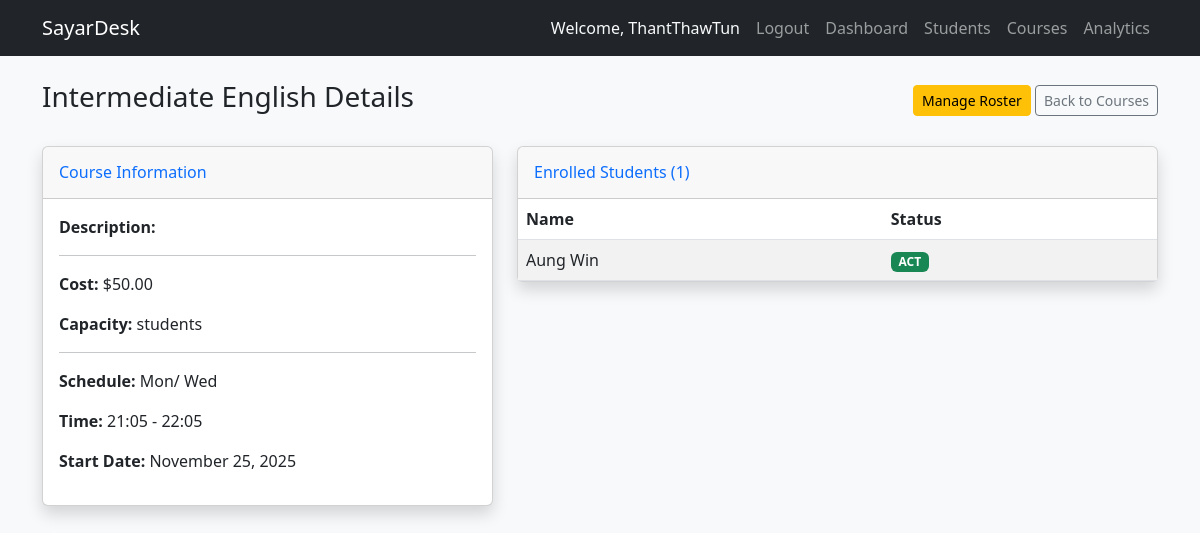
/courses/4/ (signed in), run on the app's committed database.
### dashboard/models.py (models this page shows, shortened)
class Course(models.Model):
    user = models.ForeignKey(User, on_delete=models.CASCADE)
    name = models.CharField(max_length=200)
    course_code = models.CharField(max_length=20, blank=True, null=True)
    cost = models.DecimalField(max_digits=10, decimal_places=2, default=0.00)
    schedule_days = models.CharField(max_length=50, blank=True, null=True, help_text="e.g., Mon/Wed")
    start_time = models.TimeField(blank=True, null=True)
    end_time = models.TimeField(blank=True, null=True)
    start_date = models.DateField(default=timezone.now)
    end_date = models.DateField(blank=True, null=True)
    created_at = models.DateTimeField(auto_now_add=True)

class Student(models.Model):
    class StudentStatus(models.TextChoices):
        ACTIVE = 'ACT', 'Active'
        LEAVE = 'LVE', 'On Leave'
        DROPPED = 'DRP', 'Dropped Out'
    class GenderChoices(models.TextChoices):
        MALE = 'M', 'Male'
        FEMALE = 'F', 'Female'
        OTHER = 'O', 'Other'
        PREFER_NOT_TO_SAY = 'P', 'Prefer not to say'
    user = models.ForeignKey(User, on_delete=models.CASCADE)
    first_name = models.CharField(max_length=100)
    last_name = models.CharField(max_length=100)
    student_id = models.CharField(max_length=50, unique=True, blank=True, null=True)
    email = models.EmailField(blank=True, null=True)
    age = models.IntegerField(blank=True, null=True)
    gender = models.CharField(
        max_length=1,
        choices=GenderChoices.choices,
        default=GenderChoices.PREFER_NOT_TO_SAY,
        blank=True,
        null=True
    )
    city = models.CharField(max_length=100, blank=True, null=True)
    country = models.CharField(max_length=100, blank=True, null=True)
    status = models.CharField(
        max_length=3,
        choices=StudentStatus.choices,
        default=StudentStatus.ACTIVE
    )
    current_balance = models.DecimalField(max_digits=10, decimal_places=2, default=0.00)
    courses = models.ManyToManyField(Course, through='Enrollment', related_name='students', blank=True)
    date_added = models.DateTimeField(auto_now_add=True)
    previous_grade = models.FloatField(default=0.0, help_text="Entrance Exam/Baseline Score (0-100)")
    study_hours = models.PositiveIntegerField(default=0, help_text="Average self-reported study hours per week.")
    payment_delays = models.PositiveIntegerField(default=0, help_text="Total number of late payments recorded.")
    class Meta:
        unique_together = ('student_id', 'first_name', 'last_name')
    @property
    def current_balance(self):
        total_course_cost = self.enrollment_set.aggregate(total=Sum('course__cost'))['total'] or 0
        total_payments = self.payment_set.aggregate(total=Sum('amount'))['total'] or 0
        return total_course_cost - total_payments

### dashboard/views.py (the view)
# urls.py: path('courses/<int:pk>/', views.course_detail, name='course_detail'),
@login_required
def course_detail(request, pk):
    course = get_object_or_404(Course, pk=pk, user=request.user)
    enrolled_students = Student.objects.filter(
        enrollment__course=course
    ).order_by('last_name')
    context = {
        'course': course,
        'enrolled_students': enrolled_students,
    }
    return render(request, 'dashboard/course_detail.html', context)

### dashboard/templates/dashboard/course_detail.html
{% extends "dashboard/base.html" %}
{% block content %}
<div class="d-flex justify-content-between align-items-center mb-4">
    <h1 class="h3 text-gray-800">{{ course.name }} Details</h1>
    <div>
        <a href="{% url 'manage_roster' course.pk %}" class="btn btn-warning btn-sm">Manage Roster</a>
        <a href="{% url 'course_list' %}" class="btn btn-outline-secondary btn-sm">Back to Courses</a>
    </div>
</div>
<div class="row">
    <div class="col-lg-5 mb-4">
        <div class="card shadow mb-4">
            <div class="card-header py-3">
                <h6 class="m-0 font-weight-bold text-primary">Course Information</h6>
            </div>
            <div class="card-body">
                <p><strong>Description:</strong> {{ course.description }}</p>
                <hr>
                <p><strong>Cost:</strong> ${{ course.cost|floatformat:2 }}</p>
                <p><strong>Capacity:</strong> {{ course.capacity }} students</p>
                <hr>
                <p><strong>Schedule:</strong> {{ course.schedule_days }}</p>
                <p><strong>Time:</strong> {{ course.start_time|time:"H:i" }} - {{ course.end_time|time:"H:i" }}</p>
                <p><strong>Start Date:</strong> {{ course.start_date|date:"F j, Y" }}</p>
            </div>
        </div>
    </div>
    <div class="col-lg-7 mb-4">
        <div class="card shadow mb-4">
            <div class="card-header py-3">
                <h6 class="m-0 font-weight-bold text-primary">Enrolled Students ({{ enrolled_students.count }})</h6>
            </div>
            <div class="card-body p-0">
                <div class="table-responsive">
                    <table class="table table-striped mb-0">
                        <thead>
                            <tr>
                                <th>Name</th>
                                <th>Status</th>
                            </tr>
                        </thead>
                        <tbody>
                            {% for student in enrolled_students %}
                            <tr onclick="window.location='{% url 'student_detail' student.pk %}'" style="cursor: pointer;">
                                <td>{{ student.first_name }} {{ student.last_name }}</td>
                                <td><span class="badge bg-success">{{ student.status }}</span></td>
                            </tr>
                            {% empty %}
                            <tr>
                                <td colspan="2" class="text-center text-muted py-4">No students currently enrolled.</td>
                            </tr>
                            {% endfor %}
                        </tbody>
                    </table>
                </div>
            </div>
        </div>
    </div>
</div>
{% endblock %}

### dashboard/templates/dashboard/base.html (shortened to what this page needs)
<!DOCTYPE html>
<html lang="en">
<head>
    <link href="https://cdn.jsdelivr.net/npm/bootstrap@5.3.0/dist/css/bootstrap.min.css" rel="stylesheet">
</head>
<body>
    <nav class="navbar navbar-expand-lg navbar-dark bg-dark fixed-top">
        <div class="container">
            <a class="navbar-brand" href="{% url 'dashboard_home' %}">SayarDesk</a>
            <div class="collapse navbar-collapse" id="navbarNav">
                <div class="navbar-nav ms-auto">
                    {% if user.is_authenticated %}
                        <span class="nav-link text-light">Welcome, {{ user.username }}</span>
                        <form action="{% url 'logout' %}" method="post" class="d-inline">
                            <button type="submit" class="nav-link btn btn-link" style="display: inline; border: none; background: none; padding: 8px;">
                                Logout
                            </button>
                        </form>
                    {% else %}
                        <a class="nav-link" href="{% url 'login' %}">Login</a>
                        <a class="nav-link" href="{% url 'register' %}">Register</a>
                    {% endif %}
                    <a class="nav-link" href="{% url 'dashboard_home' %}">Dashboard</a>
                    <a class="nav-link" href="{% url 'student_list' %}">Students</a>
                    <a class="nav-link" href="{% url 'course_list' %}">Courses</a>
                    <a class="nav-link" href="{% url 'dashboard_analytics' %}">Analytics</a>
                </div>
            </div>
        </div>
    </nav>
    <div class="container">
        {% block content %}
        {% endblock %}
    </div>
</body>
</html>

### dashboard/templates/dashboard/base.html (style rules this page uses)
body { padding-top: 80px; background-color: #f8f9fa; }

### data on the page
Course: name "Intermediate English", cost "50.00", schedule_days "Mon/ Wed", start_time "21:05", end_time "22:05", start_date "November 25, 2025"
Student: first_name "Aung", last_name "Win", status "ACT"

### other printed values
{{ user.username }} "ThantThawTun"
{{ enrolled_students.count }} "1"
